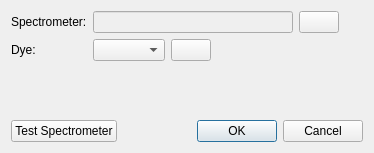
<?xml version="1.0" encoding="UTF-8"?>
<ui version="4.0">
 <class>Dialog</class>
 <widget class="QDialog" name="Dialog">
  <property name="geometry">
   <rect>
    <x>0</x>
    <y>0</y>
    <width>374</width>
    <height>153</height>
   </rect>
  </property>
  <property name="windowTitle">
   <string>Edit Spectrometer</string>
  </property>
  <layout class="QVBoxLayout" name="verticalLayout">
   <item>
    <layout class="QFormLayout" name="formLayout">
     <property name="fieldGrowthPolicy">
      <enum>QFormLayout::FieldsStayAtSizeHint</enum>
     </property>
     <item row="0" column="0">
      <widget class="QLabel" name="label">
       <property name="text">
        <string>Spectrometer:</string>
       </property>
      </widget>
     </item>
     <item row="0" column="1">
      <layout class="QHBoxLayout" name="horizontalLayout_2">
       <item>
        <widget class="QLineEdit" name="lineEditSpectrometer">
         <property name="enabled">
          <bool>false</bool>
         </property>
         <property name="minimumSize">
          <size>
           <width>200</width>
           <height>0</height>
          </size>
         </property>
        </widget>
       </item>
       <item>
        <widget class="QPushButton" name="buttonRefresh">
         <property name="maximumSize">
          <size>
           <width>50</width>
           <height>16777215</height>
          </size>
         </property>
         <property name="text">
          <string/>
         </property>
         <property name="icon">
          <iconset>
           <normaloff>refresh.png</normaloff>refresh.png</iconset>
         </property>
        </widget>
       </item>
      </layout>
     </item>
     <item row="1" column="0">
      <widget class="QLabel" name="label_2">
       <property name="text">
        <string>Dye:</string>
       </property>
      </widget>
     </item>
     <item row="1" column="1">
      <layout class="QHBoxLayout" name="horizontalLayout">
       <item>
        <widget class="QComboBox" name="comboBoxDye">
         <property name="sizePolicy">
          <sizepolicy hsizetype="Preferred" vsizetype="Fixed">
           <horstretch>0</horstretch>
           <verstretch>0</verstretch>
          </sizepolicy>
         </property>
         <property name="sizeAdjustPolicy">
          <enum>QComboBox::AdjustToContents</enum>
         </property>
        </widget>
       </item>
       <item>
        <widget class="QPushButton" name="buttonDyeManager">
         <property name="maximumSize">
          <size>
           <width>50</width>
           <height>16777215</height>
          </size>
         </property>
         <property name="text">
          <string/>
         </property>
         <property name="icon">
          <iconset>
           <normaloff>icon_adjust.png</normaloff>icon_adjust.png</iconset>
         </property>
        </widget>
       </item>
      </layout>
     </item>
    </layout>
   </item>
   <item>
    <spacer name="verticalSpacer">
     <property name="orientation">
      <enum>Qt::Vertical</enum>
     </property>
     <property name="sizeHint" stdset="0">
      <size>
       <width>20</width>
       <height>40</height>
      </size>
     </property>
    </spacer>
   </item>
   <item>
    <layout class="QHBoxLayout" name="horizontalLayout_4">
     <item>
      <widget class="QPushButton" name="buttonTestSpectrometer">
       <property name="text">
        <string>Test Spectrometer</string>
       </property>
      </widget>
     </item>
     <item>
      <spacer name="horizontalSpacer_2">
       <property name="orientation">
        <enum>Qt::Horizontal</enum>
       </property>
       <property name="sizeHint" stdset="0">
        <size>
         <width>40</width>
         <height>20</height>
        </size>
       </property>
      </spacer>
     </item>
     <item>
      <widget class="QDialogButtonBox" name="buttonBox">
       <property name="orientation">
        <enum>Qt::Horizontal</enum>
       </property>
       <property name="standardButtons">
        <set>QDialogButtonBox::Cancel|QDialogButtonBox::Ok</set>
       </property>
      </widget>
     </item>
    </layout>
   </item>
  </layout>
 </widget>
 <resources/>
 <connections>
  <connection>
   <sender>buttonBox</sender>
   <signal>accepted()</signal>
   <receiver>Dialog</receiver>
   <slot>accept()</slot>
   <hints>
    <hint type="sourcelabel">
     <x>248</x>
     <y>254</y>
    </hint>
    <hint type="destinationlabel">
     <x>157</x>
     <y>274</y>
    </hint>
   </hints>
  </connection>
  <connection>
   <sender>buttonBox</sender>
   <signal>rejected()</signal>
   <receiver>Dialog</receiver>
   <slot>reject()</slot>
   <hints>
    <hint type="sourcelabel">
     <x>316</x>
     <y>260</y>
    </hint>
    <hint type="destinationlabel">
     <x>286</x>
     <y>274</y>
    </hint>
   </hints>
  </connection>
 </connections>
</ui>
